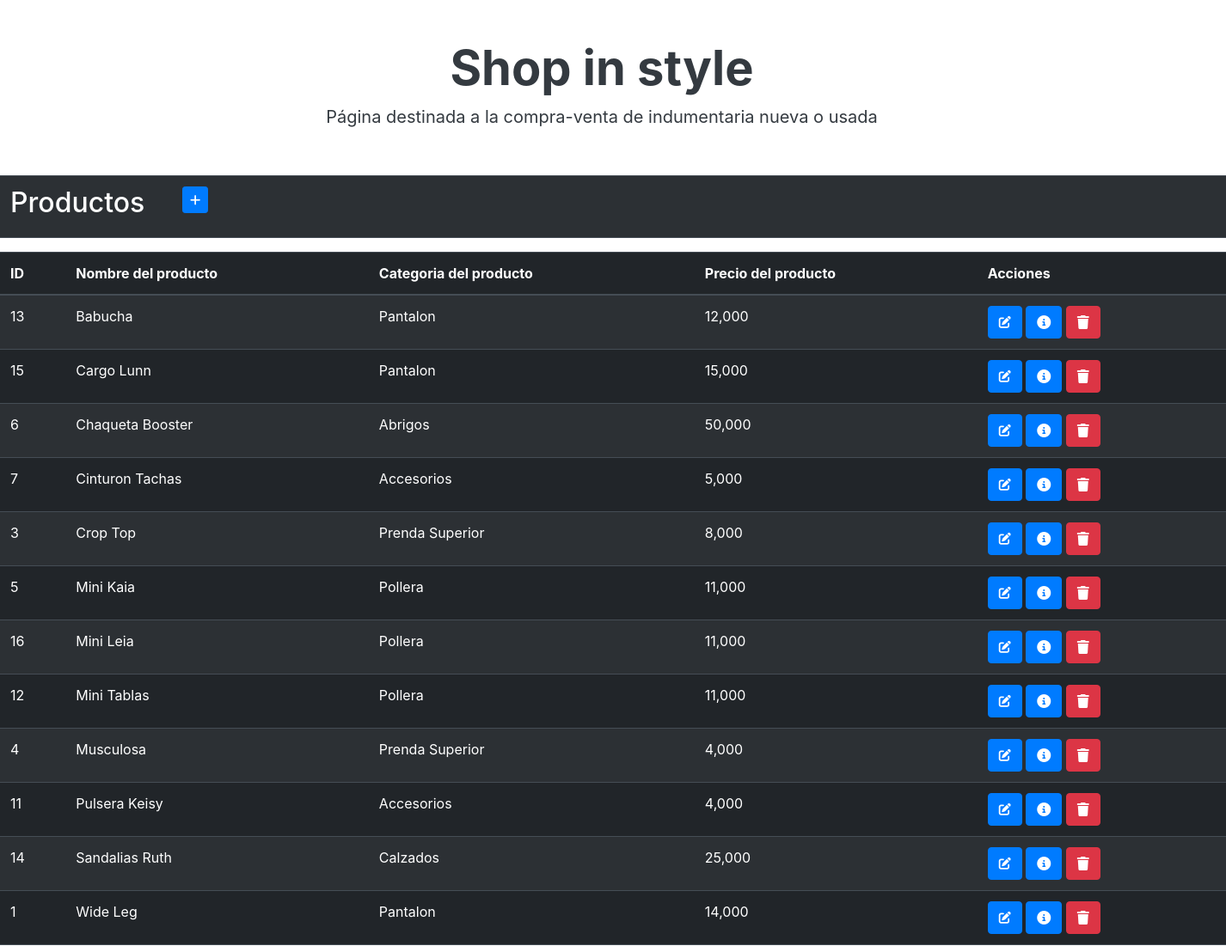
Page /productos/ (signed in, middle part) on the earlier database version.
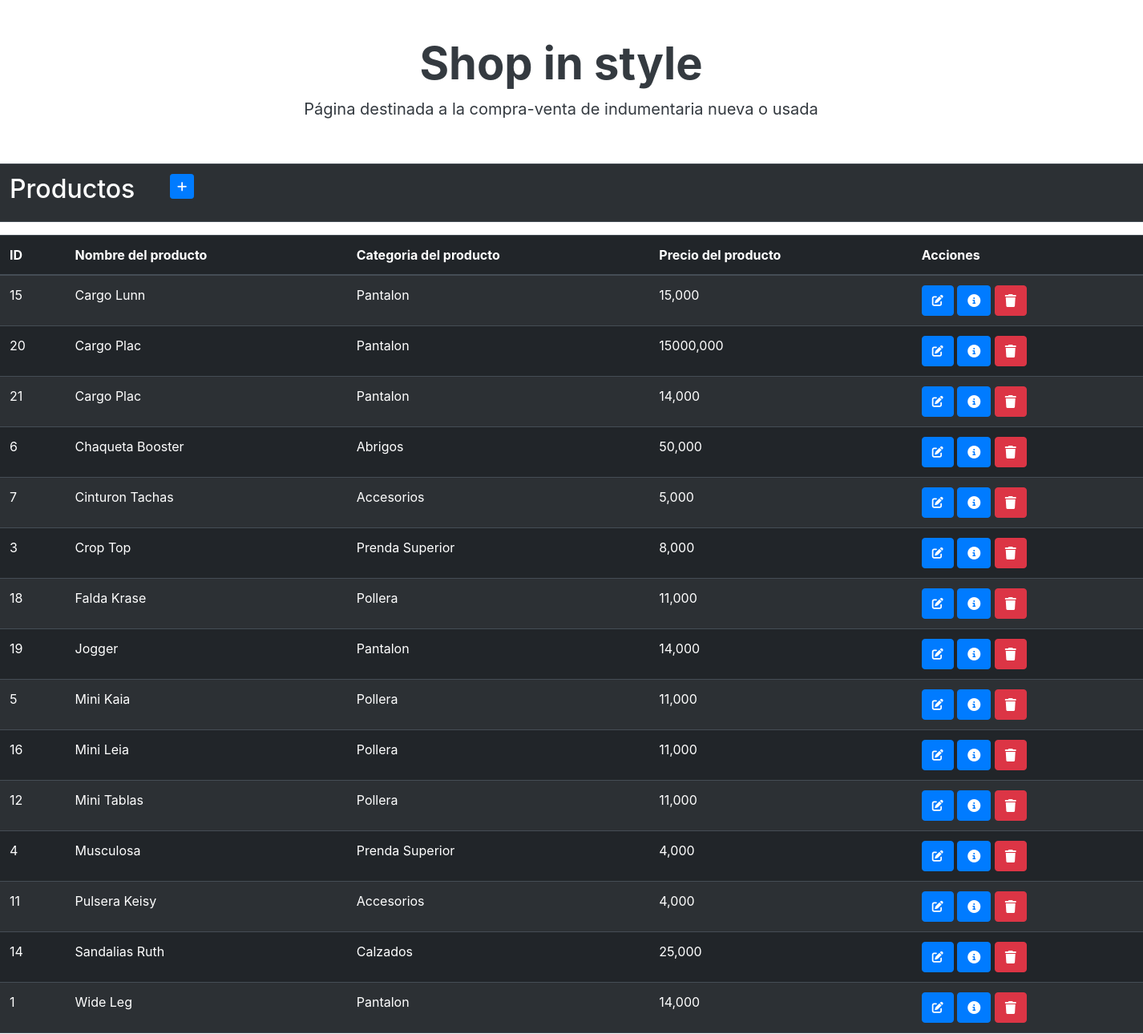
Same page on the later database version.
### tiendaapp/models.py (models this page shows, shortened)
class Productos(models.Model):
    nombre = models.CharField(max_length=100)
    categoria = models.CharField(max_length=100)
    precio = models.DecimalField(max_digits=10,decimal_places=3)
    class Meta:
        verbose_name = "Producto"
        verbose_name_plural = "Productos"
        ordering = ['nombre']

### tiendaapp/views.py (the view)
# urls.py: path('productos/', ProductoList.as_view(), name='productos'),
class ProductoList(LoginRequiredMixin, ListView):
    model = Productos

### tiendaapp/templates/tiendaapp/productos_list.html (shortened to what this page needs)
{% extends 'tiendaapp/base.html' %}
{% load static %}
{% block contenido %}
<table class="table table-dark table-striped">
    <tr>
        <td width="200"><h2>Productos</h2></td>
        <td>
            <a
            href="{% url 'create_producto' %}"
            class="btn btn-primary btn-sm"
            ><i class="fa-solid fa-plus" title="New Record"> </i>
            </a>
        </td>
    </tr>
</table>
<table class="table table-dark table-striped">
    <thead>
        <tr>
            <th>ID</th>
            <th>Nombre del producto</th>
            <th>Categoria del producto</th>
            <th>Precio del producto</th>
            <th>Acciones</th>
        </tr>
    </thead>
    <tbody>
{% for p in productos_list %}
        <tr>
            <td>{{p.id}}</td>
            <td>{{p.nombre}}</td>
            <td>{{p.categoria}}</td>
            <td>{{p.precio}}</td>
            <td>
                <a
                  href="{% url 'update_producto' p.id %}"
                  class="btn btn-primary"
                  style="--bs-btn-padding-y: .25rem; --bs-btn-padding-x: .5rem; --bs-btn-font-size: .75rem;">
                  <i class= "fa fa-edit fa-sm" title="Edit Record"></i>
                </a>
                <a
                  href="{% url 'detail_producto' p.id %}"
                  class="btn btn-primary"
                  style="--bs-btn-padding-y: .25rem; --bs-btn-padding-x: .5rem; --bs-btn-font-size: .75rem;">
                  <i class= "fa solid fa-circle-info" title="Detail"></i>
                </a>
                <a
                  href="{% url 'delete_producto' p.id %}"
                  class="btn btn-danger"
                  style="--bs-btn-padding-y: .25rem; --bs-btn-padding-x: .5rem; --bs-btn-font-size: .75rem;">
                  <i class="fa-solid fa-trash"></i>
                </a>
            </td>
        </tr>
{% endfor %}
    </tbody>
</table>
{% endblock contenido %}

Differences in the rows shown:
removed Productos: id "13", nombre "Babucha", categoria "Pantalon", precio "12,000"
added Productos: id "20", nombre "Cargo Plac", categoria "Pantalon", precio "15000,000"
added Productos: id "21", nombre "Cargo Plac", categoria "Pantalon", precio "14,000"
added Productos: id "18", nombre "Falda Krase", categoria "Pollera", precio "11,000"
added Productos: id "19", nombre "Jogger", categoria "Pantalon", precio "14,000"
